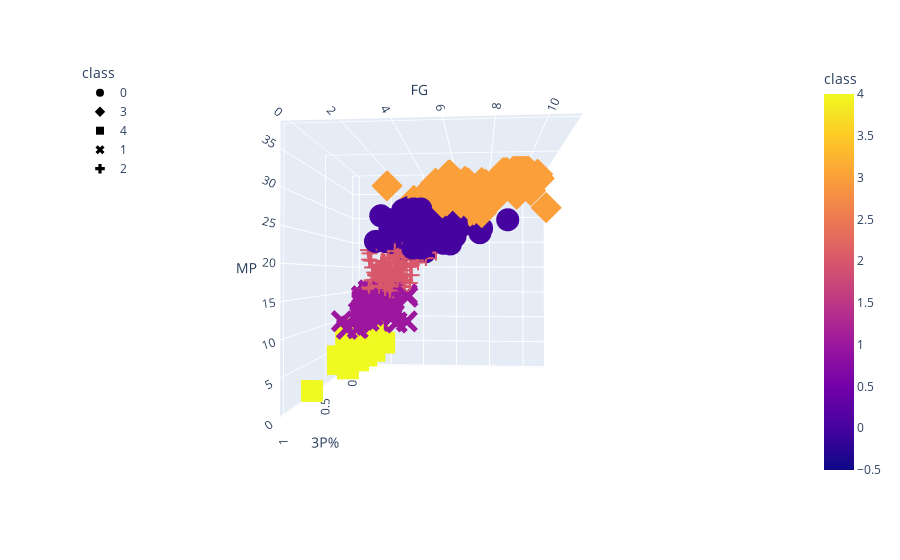

Notebook code for this chart:
### Code cell
# Plot the 3D-scatter with x="Annual Income", y="Spending Score (1-100)" and z="Age"
fig = px.scatter_3d(
    five_clusters,
    x="3P%",
    y="FG",
    z="MP",
    color="class",
    symbol="class",
    width=1000,
)
fig.update_layout(legend=dict(x=0, y=1))
fig.show()
